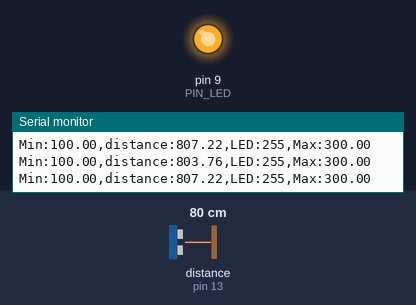
Recording of a sketch running on a simulated Arduino Uno, built with avr-gcc and run on an emulated ATmega328P. On the bench: output pins drawn as LEDs (lit = HIGH), the last lines printed to the serial monitor. Wiring (inferred from the names in the program): ultrasonic range finder: trigger pin 12; echo pin 13. Dashed ring = blinking. Inputs (shaded band) come from the test bench; at power-on: distance to the obstacle (sensor on pin 13) 80 cm. The echo pulse lasts 58.3 µs per cm; pins used as bus, display or sensor lines are not drawn.

Above: at 1.2 s.
1.3 s: distance to the obstacle (sensor on pin 13) set to 18 cm
At 1.84 s:
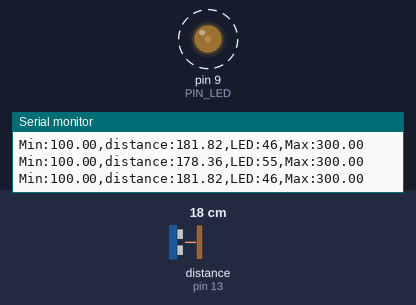
4.3 s: distance to the obstacle (sensor on pin 13) set to 120 cm
Timing chart, 0 to 7.3 s (numbered marks = the images above; inputs shaded):
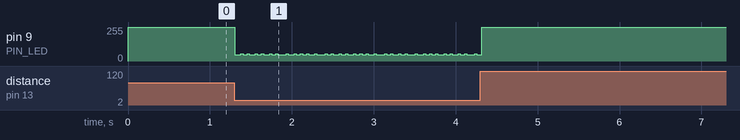

The sketch:

08_example_02.ino
```cpp
// Arduino pin assignment
#define PIN_LED  9
#define PIN_TRIG 12   // sonar sensor TRIGGER
#define PIN_ECHO 13   // sonar sensor ECHO

// configurable parameters
#define SND_VEL 346.0     // sound velocity at 24 celsius degree (unit: m/sec)
#define INTERVAL 25       // sampling interval (unit: msec)
#define PULSE_DURATION 10 // ultra-sound Pulse Duration (unit: usec)

#define _DIST_MIN 100.0   // minimum distance (unit: mm)
#define _DIST_MID 200.0   // maximum LED brightness distance (unit: mm)
#define _DIST_MAX 300.0   // maximum distance (unit: mm)

#define TIMEOUT ((INTERVAL / 2.0) * 1000.0) // maximum echo waiting time (unit: usec)
#define SCALE (0.001 * 0.5 * SND_VEL)       // coefficient to convert duration to distance

unsigned long last_sampling_time = 0;   // unit: msec

void setup() {
  // initialize GPIO pins
  pinMode(PIN_LED, OUTPUT);
  pinMode(PIN_TRIG, OUTPUT);
  pinMode(PIN_ECHO, INPUT);

  digitalWrite(PIN_TRIG, LOW);

  // Active LOW LED
  // 255 = OFF
  // 0   = maximum brightness
  analogWrite(PIN_LED, 255);

  // initialize serial port
  Serial.begin(57600);
}

void loop() {
  float distance;
  int led_value;

  // sampling every 25 ms
  unsigned long current_time = millis();

  if (current_time - last_sampling_time < INTERVAL) {
    return;
  }

  last_sampling_time = current_time;

  // measure distance
  distance = USS_measure(PIN_TRIG, PIN_ECHO);

  /*
    LED brightness control

    distance     analogWrite
    ------------------------
    100 mm       255 (OFF)
    150 mm       ~128 (50%)
    200 mm       0   (MAX)
    250 mm       ~128 (50%)
    300 mm       255 (OFF)

    Active LOW:
    analogWrite(PIN_LED, 0)   -> brightest
    analogWrite(PIN_LED, 255) -> OFF
  */

  if ((distance == 0.0) || (distance < _DIST_MIN) || (distance > _DIST_MAX)) {

    // outside measurement range -> LED OFF
    led_value = 255;

  }
  else if (distance <= _DIST_MID) {

    // 100 mm -> 255
    // 200 mm -> 0
    float ratio = (distance - _DIST_MIN)
                  / (_DIST_MID - _DIST_MIN);

    led_value = (int)(255.0 * (1.0 - ratio));

  }
  else {

    // 200 mm -> 0
    // 300 mm -> 255
    float ratio = (distance - _DIST_MID)
                  / (_DIST_MAX - _DIST_MID);

    led_value = (int)(255.0 * ratio);
  }

  // control LED brightness
  analogWrite(PIN_LED, led_value);

  // output values to serial port
  Serial.print("Min:");
  Serial.print(_DIST_MIN);

  Serial.print(",distance:");
  Serial.print(distance);

  Serial.print(",LED:");
  Serial.print(led_value);

  Serial.print(",Max:");
  Serial.print(_DIST_MAX);

  Serial.println();
}


// get a distance reading from USS.
// return value is in millimeter.
float USS_measure(int TRIG, int ECHO)
{
  digitalWrite(TRIG, HIGH);
  delayMicroseconds(PULSE_DURATION);
  digitalWrite(TRIG, LOW);

  unsigned long duration = pulseIn(ECHO, HIGH, TIMEOUT);

  return duration * SCALE;
}
```

Measured:
- after the input at 1.3 s, pin 9 (PIN_LED): alternates 55/255 for 0.03 s and 46/255 for 0.07 s, starting at once
